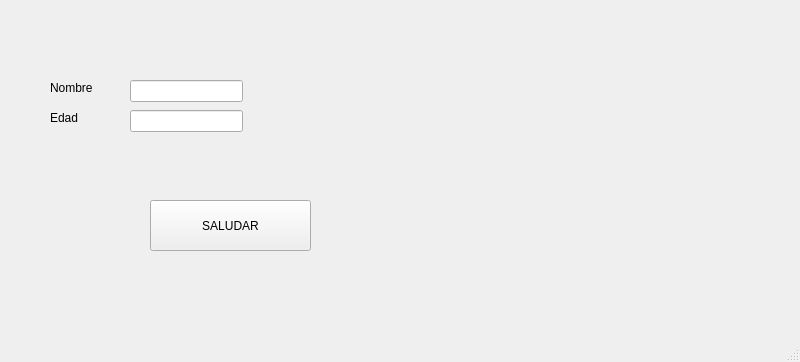
<?xml version="1.0" encoding="UTF-8"?>
<ui version="4.0">
 <class>MainWindow</class>
 <widget class="QMainWindow" name="MainWindow">
  <property name="geometry">
   <rect>
    <x>0</x>
    <y>0</y>
    <width>800</width>
    <height>362</height>
   </rect>
  </property>
  <property name="windowTitle">
   <string>MainWindow</string>
  </property>
  <widget class="QWidget" name="centralwidget">
   <widget class="QLabel" name="label">
    <property name="geometry">
     <rect>
      <x>50</x>
      <y>80</y>
      <width>55</width>
      <height>16</height>
     </rect>
    </property>
    <property name="text">
     <string>Nombre</string>
    </property>
   </widget>
   <widget class="QLabel" name="label_2">
    <property name="geometry">
     <rect>
      <x>50</x>
      <y>110</y>
      <width>55</width>
      <height>16</height>
     </rect>
    </property>
    <property name="text">
     <string>Edad</string>
    </property>
   </widget>
   <widget class="QLineEdit" name="txt_nombre">
    <property name="geometry">
     <rect>
      <x>130</x>
      <y>80</y>
      <width>113</width>
      <height>22</height>
     </rect>
    </property>
   </widget>
   <widget class="QLineEdit" name="txt_edad">
    <property name="geometry">
     <rect>
      <x>130</x>
      <y>110</y>
      <width>113</width>
      <height>22</height>
     </rect>
    </property>
   </widget>
   <widget class="QPushButton" name="btn_saludar">
    <property name="geometry">
     <rect>
      <x>150</x>
      <y>200</y>
      <width>161</width>
      <height>51</height>
     </rect>
    </property>
    <property name="text">
     <string>SALUDAR</string>
    </property>
   </widget>
  </widget>
  <widget class="QMenuBar" name="menubar">
   <property name="geometry">
    <rect>
     <x>0</x>
     <y>0</y>
     <width>800</width>
     <height>26</height>
    </rect>
   </property>
  </widget>
  <widget class="QStatusBar" name="statusbar"/>
 </widget>
 <resources/>
 <connections/>
</ui>
